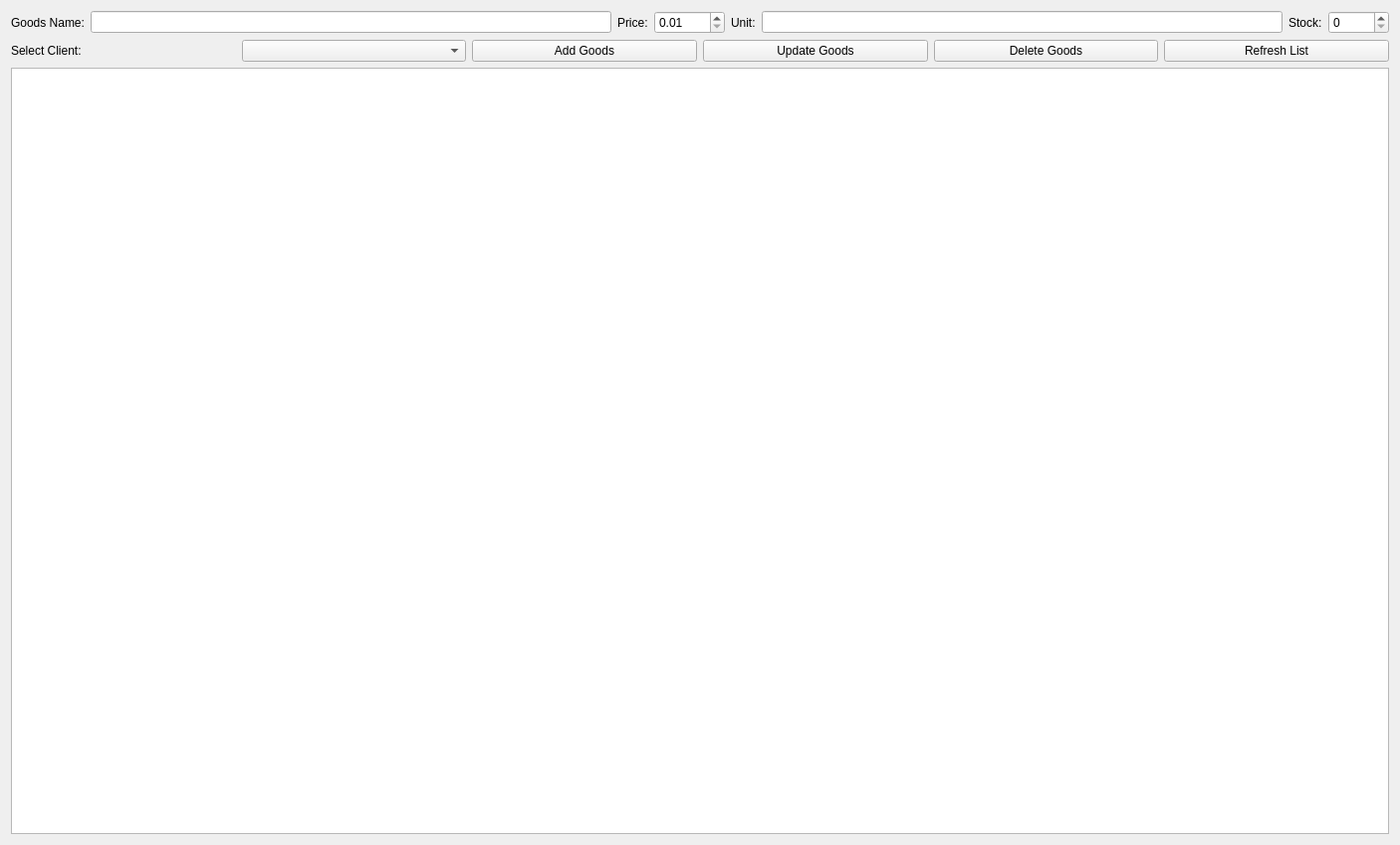
<?xml version="1.0" encoding="UTF-8"?>
<ui version="4.0">
 <class>GoodsWidget</class>
 <widget class="QWidget" name="GoodsWidget">
  <property name="geometry">
   <rect>
    <x>0</x>
    <y>0</y>
    <width>1406</width>
    <height>849</height>
   </rect>
  </property>
  <property name="windowTitle">
   <string>Goods Inventory Management</string>
  </property>
  <layout class="QVBoxLayout" name="verticalLayout">
   <item>
    <layout class="QHBoxLayout" name="horizontalLayout">
     <item>
      <widget class="QLabel" name="label">
       <property name="text">
        <string>Goods Name:</string>
       </property>
      </widget>
     </item>
     <item>
      <widget class="QLineEdit" name="lineEdit_name"/>
     </item>
     <item>
      <widget class="QLabel" name="label_2">
       <property name="text">
        <string>Price:</string>
       </property>
      </widget>
     </item>
     <item>
      <widget class="QDoubleSpinBox" name="doubleSpinBox_price">
       <property name="minimum">
        <double>0.010000000000000</double>
       </property>
       <property name="maximum">
        <double>9999.989999999999782</double>
       </property>
      </widget>
     </item>
     <item>
      <widget class="QLabel" name="label_3">
       <property name="text">
        <string>Unit:</string>
       </property>
      </widget>
     </item>
     <item>
      <widget class="QLineEdit" name="lineEdit_unit"/>
     </item>
     <item>
      <widget class="QLabel" name="label_4">
       <property name="text">
        <string>Stock:</string>
       </property>
      </widget>
     </item>
     <item>
      <widget class="QSpinBox" name="spinBox_stock">
       <property name="minimum">
        <number>0</number>
       </property>
       <property name="maximum">
        <number>99999</number>
       </property>
      </widget>
     </item>
    </layout>
   </item>
   <item>
    <layout class="QHBoxLayout" name="horizontalLayout_2">
     <item>
      <widget class="QLabel" name="label_client">
       <property name="text">
        <string>Select Client:</string>
       </property>
      </widget>
     </item>
     <item>
      <widget class="QComboBox" name="comboBox_client"/>
     </item>
     <item>
      <widget class="QPushButton" name="btn_add">
       <property name="text">
        <string>Add Goods</string>
       </property>
      </widget>
     </item>
     <item>
      <widget class="QPushButton" name="btn_update">
       <property name="text">
        <string>Update Goods</string>
       </property>
      </widget>
     </item>
     <item>
      <widget class="QPushButton" name="btn_delete">
       <property name="text">
        <string>Delete Goods</string>
       </property>
      </widget>
     </item>
     <item>
      <widget class="QPushButton" name="btn_refresh">
       <property name="text">
        <string>Refresh List</string>
       </property>
      </widget>
     </item>
    </layout>
   </item>
   <item>
    <widget class="QTableWidget" name="tableWidget"/>
   </item>
  </layout>
 </widget>
 <resources/>
 <connections/>
</ui>
